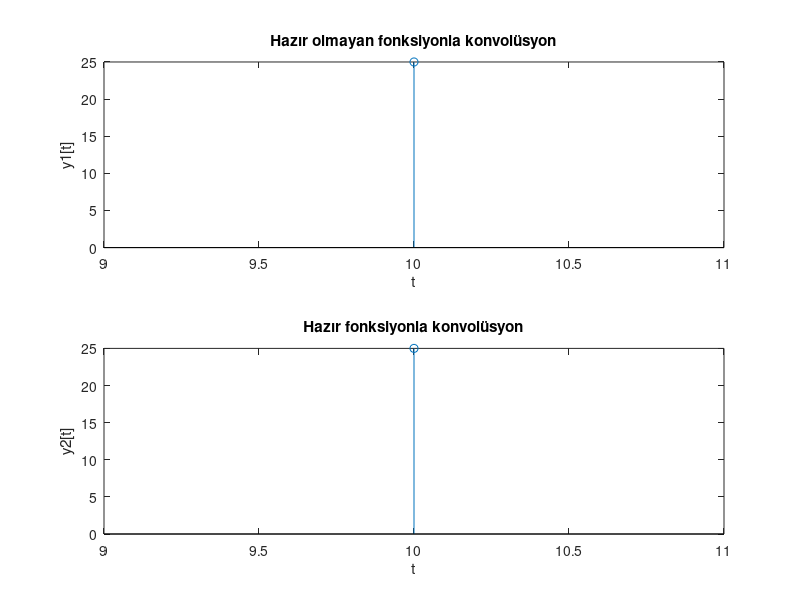

The MATLAB script that drew this image:
x = input('x fonksiyonunun değerlerini girin:');
rx = input('x fonksiyonunun başlangıcı:'):input('x fonksiyonunun bitişi:');
%x fonksiyonunun değerleri, başlangıç ve bitiş noktaları alınır.
h = input('h fonksiyonunun değerlerini girin:');
rh = input('h fonksiyonunun başlangıcı:'):input('h fonksiyonunun bitişi:');
%h fonksiyonunun değerleri, başlangıç ve bitiş noktaları alınır.
ry = rx(1)+rh(1):rx(end)+rh(end);
y1=1:length(ry);
%y fonksiyonunun uzunluğu tanımlanır.
for i=1:length(ry)
    y1(i)=0;
    for j=i:-1:1
        if (j<=length(x)) && ((i-j+1)<=length(h))
            y1(i)=y1(i)+x(j)*h(i-j+1);
        end
    end
    
end
%döngü içinde sayılar çarpılarak toplanır ve y dizisine değerler atanır.
subplot(2,1,1);
stem(ry,y1),title('Hazır olmayan fonksiyonla konvolüsyon'),ylabel('y1[t]'),xlabel('t');

y2 = conv(x,h);
subplot(2,1,2);
stem(ry,y2),title('Hazır fonksiyonla konvolüsyon'),ylabel('y2[t]'), xlabel('t');
%elde edilen değerler ile hazır fonksiyondan elde edilen değerlerin grafiği
%bastırılır.